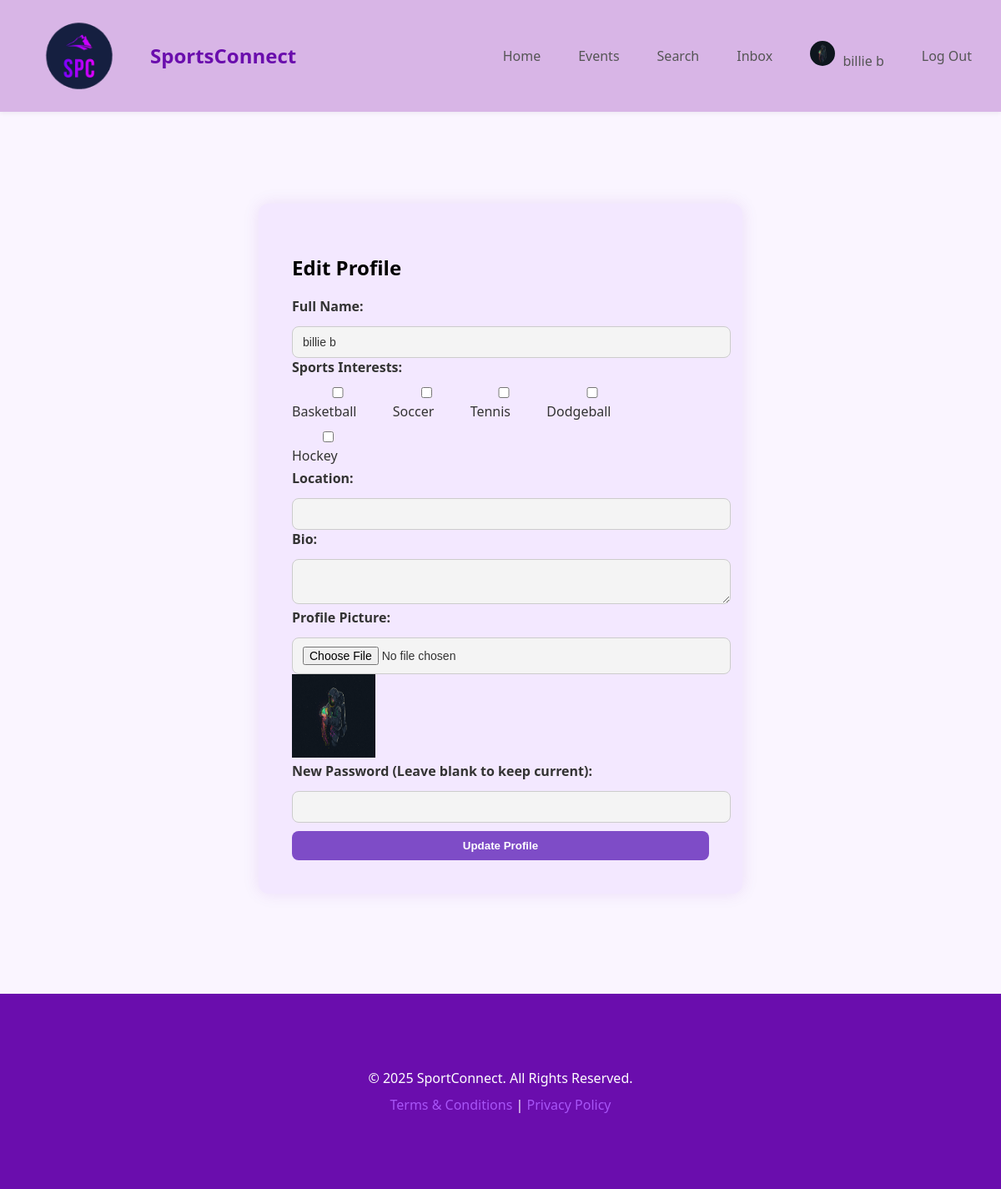
The app's page /edit_profile.php (signed in) with its own data.
### tables this page shows
CREATE TABLE IF NOT EXISTS `users` (
  `id` int NOT NULL AUTO_INCREMENT,
  `full_name` varchar(255) NOT NULL,
  `email` varchar(191) NOT NULL,
  `password` varchar(255) NOT NULL,
  `profile_picture` varchar(255) DEFAULT NULL,
  `created_at` timestamp NULL DEFAULT CURRENT_TIMESTAMP,
  `updated_at` timestamp NULL DEFAULT CURRENT_TIMESTAMP ON UPDATE CURRENT_TIMESTAMP,
  `overall_ranking` float DEFAULT '0',
  `reset_token` varchar(255) DEFAULT NULL,
  `token_expiration` datetime DEFAULT NULL,
  `location` varchar(255) DEFAULT NULL,
  `bio` text,
  `sports_interests` varchar(255) DEFAULT NULL,
  PRIMARY KEY (`id`),
  UNIQUE KEY `email` (`email`)
);

### edit_profile.php (the view, shortened to what this page needs)
<?php
$user_id = $_SESSION['user_id'];
$pdo = new PDO("mysql:host=localhost;dbname=sportconnect", "root", "", [
    PDO::ATTR_ERRMODE => PDO::ERRMODE_EXCEPTION,
    PDO::ATTR_DEFAULT_FETCH_MODE => PDO::FETCH_ASSOC
]);
$stmt = $pdo->prepare("SELECT full_name, profile_picture, sports_interests, location, bio FROM users WHERE id = ?");
$stmt->execute([$user_id]);
$user = $stmt->fetch();
$current_interests = array_map('trim', explode(",", $user['sports_interests'] ?? ''));
?>
<div class="edit-profile-container">
    <h2>Edit Profile</h2>
    <form action="edit_profile.php" method="POST" enctype="multipart/form-data">
        <label>Full Name:</label>
        <input type="text" name="full_name" value="<?php echo htmlspecialchars($user['full_name']); ?>" class="input-field" required>
        <label>Sports Interests:</label>
        <div class="checkbox-group">
            <?php
            $all_sports = ["Basketball", "Soccer", "Tennis", "Dodgeball", "Hockey"];
            foreach ($all_sports as $sport):
                ?>
                <label>
                    <input type="checkbox" name="sports_interests[]" value="<?php echo $sport; ?>"
                        <?php echo in_array($sport, $current_interests) ? 'checked' : ''; ?> class="input-field">
                    <?php echo $sport; ?>
                </label>
            <?php endforeach; ?>
        </div>
        <label>Location:</label>
        <input type="text" name="location" value="<?php echo htmlspecialchars($user['location']); ?>" class="input-field">
        <label>Bio:</label>
        <textarea name="bio" class="input-field"><?php echo htmlspecialchars($user['bio']); ?></textarea>
        <label>Profile Picture:</label>
        <input type="file" name="profile_picture">
        <img src="<?php echo htmlspecialchars($user['profile_picture']); ?>" alt="Profile Picture" width="100" height="100">
        <label>New Password (Leave blank to keep current):</label>
        <input type="password" name="password" class="input-field">
        <button type="submit" class="btn-purple">Update Profile</button>
    </form>
</div>
</body>
</html>
<?php
include 'resources/view/layouts/sportconnnect/master.php';
?>

### public/css/style.css (style rules this page uses)
body { background-color: #faf5ff; font-family: 'Segoe UI', sans-serif; margin: 0; padding: 0; display: flex; flex-direction: column; min-height: 100vh; overflow-x: hidden; }
.register-container, .edit-profile-container, .login-container, .profile-container { max-width: 500px; margin: 50px auto 30px auto; background-color: #f3e8ff; padding: 40px; border-radius: 12px; box-shadow: 0 0 20px rgba(106, 13, 173, 0.1); }
label { font-weight: 600; display: block; margin-bottom: 5px; color: #333; }
input, textarea, select, .input-field { width: 100%; padding: 10px 12px; font-size: 14px; border-radius: 8px; margin-top: 8px; background-color: #f4f4f4; color: #333; border: 1px solid #ccc; }
.btn-purple, .btn-outline-purple, button[type="submit"], .btn-view { display: inline-block; padding: 10px 16px; margin-top: 10px; border-radius: 8px; font-weight: bold; text-decoration: none; transition: 0.3s ease; cursor: pointer; text-align: center; }
.btn-purple, button[type="submit"] { background-color: #7e4cc7; color: white; border: none; }
.checkbox-group label { display: inline-block; margin-right: 15px; font-weight: normal; }
button { background-color: #7c5dc3; color: white; border: none; padding: 12px 20px; margin-top: 20px; border-radius: 8px; cursor: pointer; width: 100%; }

### records on screen
users: full_name "billie b", profile_picture (picture)

### other values on screen
$full_name "billie b"
$sport "Basketball"
$sport "Soccer"
$sport "Tennis"
$sport "Dodgeball"
$sport "Hockey"
